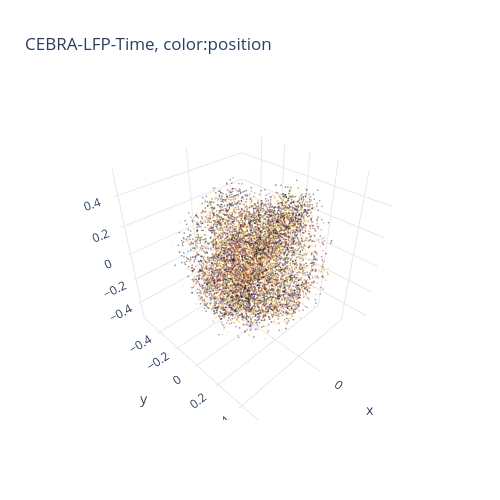

Notebook source saved alongside this figure:
### Code cell
fig = cebra.integrations.plotly.plot_embedding_interactive(LFP_time_embedding, embedding_labels=bin_linear_pos, title = "CEBRA-LFP-Time, color:position", cmap = "inferno")
fig.show()

### Figure 1 — Plotly figure (JSON) as saved in the notebook; plotly's stock layout.template omitted (floating-point values rounded to 4 significant figures; data arrays with more than 128 entries replaced by an {"elided": "..."} marker saying what was removed)
{"data": [{"marker": {"color": {"elided": "10235 float values"}, "colorscale": [[0, "rgb(0, 0, 3)"], [0.1, "rgb(22, 11, 57)"], [0.2, "rgb(65, 9, 103)"], [0.3, "rgb(106, 23, 110)"], [0.4, "rgb(147, 37, 103)"], [0.5, "rgb(187, 55, 84)"], [0.6, "rgb(220, 80, 57)"], [0.7, "rgb(243, 119, 25)"], [0.8, "rgb(251, 164, 10)"], [0.9, "rgb(245, 215, 69)"], [1, "rgb(252, 254, 164)"]], "opacity": 0.4, "size": 1}, "mode": "markers", "name": "[-104.58237375 -104.58237375 -104.58237375 ...   -0.88014993   -3.426926\n   -2.97290225]", "type": "scatter3d", "x": {"elided": "10235 float values"}, "y": {"elided": "10235 float values"}, "z": {"elided": "10235 float values"}}], "layout": {"height": 500, "showlegend": false, "title": {"text": "CEBRA-LFP-Time, color:position"}, "width": 500}}
